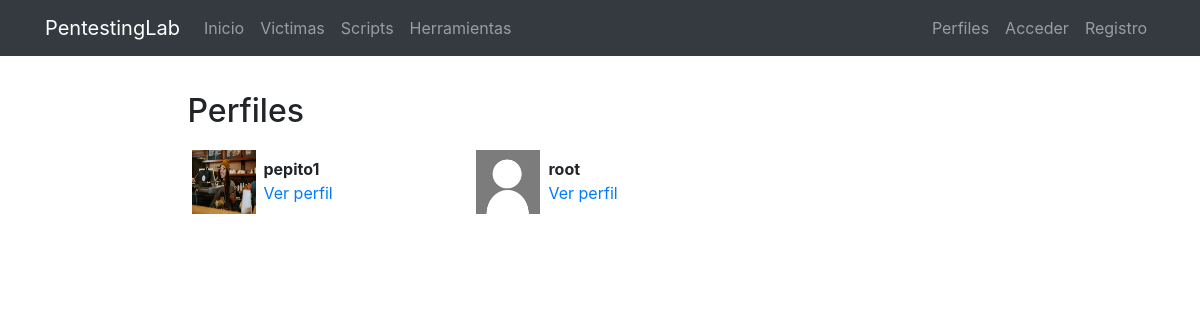
Screenshot of /es/profiles/ with the database file from the repository.
### registration/models.py (models this page shows)
class Profile(models.Model):
    user = models.OneToOneField(User, on_delete=models.CASCADE)
    avatar = models.ImageField(upload_to=custom_upload_to, null=True, blank=True)
    bio = models.TextField(null=True, blank=True)
    link = models.URLField(max_length=200, null=True, blank=True)
    class Meta():
        ordering = ['user__username']

### profiles/views.py (the view)
# urls.py: path('', ProfileListView.as_view(), name='list'),
class ProfileListView(ListView):
    model = Profile
    template_name = 'profiles/profile_list.html'
    paginate_by = 9

### profiles/templates/profiles/profile_list.html (shortened to what this page needs)
{% extends 'core/base.html' %}
{% load static i18n %}
{% block content %}
<main role="main">
  <div class="container">
    <div class="row mt-3">
      <div class="col-md-9 mx-auto mb-5">
        <h2>Perfiles</h2>
        <div class="row">
          {% for profile in profile_list %}
            <div class="col-md-4 mt-2 mb-3 ">
              <div class="row p-1">
                <div class="col-md-12">
                  {% if profile.avatar %}
                    <img src="{{profile.avatar.url}}" class="img-fluid profile-avatar">
                  {% else %}
                    <img src="{% static 'registration/img/no-avatar.jpg' %}" class="img-fluid profile-avatar">
                  {% endif %}
                  <p class="profile-data">
                    <b>{{profile.user|truncatechars:"16"}}</b><br>
                    <a href="{% url 'profiles:detail' profile.user %}">{% trans "Ver perfil" %}</a>
                  </p>
                </div>
              </div>
            </div>
          {% endfor %}
        </div>
      </div>
    </div>
  </div>
</main>
{% endblock %}

### core/static/core/css/main.css (style rules this page uses)
main { padding-top: 20px; }
:root { --jumbotron-padding-y: 3rem; }

### profiles/templates/profiles/profile_list.html (style rules this page uses)
.profile-avatar { float:left;width:4rem;height:4rem }
.profile-data { padding-left:4.5rem;padding-top:.4rem; }

### rows the page displays
Profile: avatar (picture), user "pepito1"
Profile: user "root"
